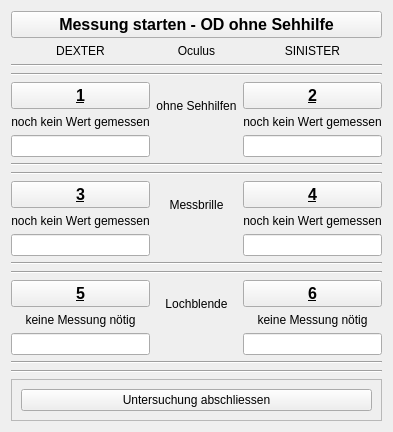
      <widget class="QWidget" name="page">
       <layout class="QGridLayout" name="gridLayout">
        <item row="24" column="0" colspan="3">
         <widget class="QFrame" name="frame_3">
          <property name="frameShape">
           <enum>QFrame::StyledPanel</enum>
          </property>
          <property name="frameShadow">
           <enum>QFrame::Raised</enum>
          </property>
          <layout class="QGridLayout" name="gridLayout_10">
           <item row="1" column="0">
            <widget class="QPushButton" name="pushButtonFinishExamination">
             <property name="sizePolicy">
              <sizepolicy hsizetype="Minimum" vsizetype="Preferred">
               <horstretch>0</horstretch>
               <verstretch>0</verstretch>
              </sizepolicy>
             </property>
             <property name="toolTip">
              <string>&lt;html&gt;&lt;head/&gt;&lt;body&gt;&lt;p&gt;&lt;span style=&quot; font-weight:600;&quot;&gt;Untersuchung fertigstellen&lt;/span&gt;&lt;/p&gt;&lt;/body&gt;&lt;/html&gt;</string>
             </property>
             <property name="text">
              <string>Untersuchung abschliessen</string>
             </property>
            </widget>
           </item>
          </layout>
         </widget>
        </item>
        <item row="8" column="0">
         <widget class="QLineEdit" name="lineEditCommentOD"/>
        </item>
        <item row="16" column="1">
         <widget class="QLabel" name="label_22">
          <property name="text">
           <string>&lt;Kommentare&gt;</string>
          </property>
          <property name="alignment">
           <set>Qt::AlignCenter</set>
          </property>
         </widget>
        </item>
        <item row="6" column="1" rowspan="2">
         <widget class="QLabel" name="label_5">
          <property name="sizePolicy">
           <sizepolicy hsizetype="Preferred" vsizetype="Preferred">
            <horstretch>0</horstretch>
            <verstretch>0</verstretch>
           </sizepolicy>
          </property>
          <property name="toolTip">
           <string>&lt;html&gt;&lt;head/&gt;&lt;body&gt;&lt;p&gt;Benutzen Sie bitte für die Messung weder Messbrille noch Lochblende!&lt;/p&gt;&lt;/body&gt;&lt;/html&gt;</string>
          </property>
          <property name="text">
           <string>ohne Sehhilfen</string>
          </property>
          <property name="alignment">
           <set>Qt::AlignCenter</set>
          </property>
         </widget>
        </item>
        <item row="21" column="2">
         <widget class="QLineEdit" name="lineEditCommentOSA"/>
        </item>
        <item row="8" column="2">
         <widget class="QLineEdit" name="lineEditCommentOS"/>
        </item>
        <item row="8" column="1">
         <widget class="QLabel" name="label_16">
          <property name="text">
           <string>&lt;Kommentare&gt;</string>
          </property>
          <property name="alignment">
           <set>Qt::AlignCenter</set>
          </property>
         </widget>
        </item>
        <item row="17" column="0" colspan="3">
         <widget class="Line" name="line">
          <property name="orientation">
           <enum>Qt::Horizontal</enum>
          </property>
         </widget>
        </item>
        <item row="12" column="0" colspan="3">
         <widget class="Line" name="line_7">
          <property name="orientation">
           <enum>Qt::Horizontal</enum>
          </property>
         </widget>
        </item>
        <item row="16" column="0">
         <widget class="QLineEdit" name="lineEditCommentODTF"/>
        </item>
        <item row="4" column="0" colspan="3">
         <widget class="Line" name="line_8">
          <property name="orientation">
           <enum>Qt::Horizontal</enum>
          </property>
         </widget>
        </item>
        <item row="14" column="1" rowspan="2">
         <widget class="QLabel" name="label_6">
          <property name="toolTip">
           <string>&lt;html&gt;&lt;head/&gt;&lt;body&gt;&lt;p&gt;Benutzen Sie bitte für die Messung eine Messbrille!&lt;/p&gt;&lt;/body&gt;&lt;/html&gt;</string>
          </property>
          <property name="text">
           <string>Messbrille</string>
          </property>
          <property name="alignment">
           <set>Qt::AlignCenter</set>
          </property>
         </widget>
        </item>
        <item row="21" column="1">
         <widget class="QLabel" name="label_24">
          <property name="text">
           <string>&lt;Kommentare&gt;</string>
          </property>
          <property name="alignment">
           <set>Qt::AlignCenter</set>
          </property>
         </widget>
        </item>
        <item row="22" column="0" colspan="3">
         <widget class="Line" name="line_6">
          <property name="orientation">
           <enum>Qt::Horizontal</enum>
          </property>
         </widget>
        </item>
        <item row="16" column="2">
         <widget class="QLineEdit" name="lineEditCommentOSTF"/>
        </item>
        <item row="7" column="2">
         <widget class="QLabel" name="labelOSVal">
          <property name="sizePolicy">
           <sizepolicy hsizetype="Preferred" vsizetype="Maximum">
            <horstretch>0</horstretch>
            <verstretch>0</verstretch>
           </sizepolicy>
          </property>
          <property name="text">
           <string>noch kein Wert gemessen</string>
          </property>
          <property name="alignment">
           <set>Qt::AlignCenter</set>
          </property>
         </widget>
        </item>
        <item row="1" column="1">
         <widget class="QLabel" name="label_21">
          <property name="sizePolicy">
           <sizepolicy hsizetype="Preferred" vsizetype="Maximum">
            <horstretch>0</horstretch>
            <verstretch>0</verstretch>
           </sizepolicy>
          </property>
          <property name="text">
           <string>Oculus</string>
          </property>
          <property name="alignment">
           <set>Qt::AlignCenter</set>
          </property>
         </widget>
        </item>
        <item row="19" column="1" rowspan="2">
         <widget class="QLabel" name="label_7">
          <property name="toolTip">
           <string>&lt;html&gt;&lt;head/&gt;&lt;body&gt;&lt;p&gt;Benutzen Sie bitte für die Messung eine Lochblende!&lt;/p&gt;&lt;/body&gt;&lt;/html&gt;</string>
          </property>
          <property name="text">
           <string>Lochblende</string>
          </property>
          <property name="alignment">
           <set>Qt::AlignCenter</set>
          </property>
         </widget>
        </item>
        <item row="23" column="0" colspan="3">
         <widget class="Line" name="line_5">
          <property name="orientation">
           <enum>Qt::Horizontal</enum>
          </property>
         </widget>
        </item>
        <item row="20" column="2">
         <widget class="QLabel" name="labelOSAVal">
          <property name="sizePolicy">
           <sizepolicy hsizetype="Preferred" vsizetype="Maximum">
            <horstretch>0</horstretch>
            <verstretch>0</verstretch>
           </sizepolicy>
          </property>
          <property name="text">
           <string>keine Messung nötig</string>
          </property>
          <property name="alignment">
           <set>Qt::AlignCenter</set>
          </property>
         </widget>
        </item>
        <item row="6" column="2">
         <widget class="QPushButton" name="pushButtonOSVisus">
          <property name="sizePolicy">
           <sizepolicy hsizetype="Minimum" vsizetype="Minimum">
            <horstretch>0</horstretch>
            <verstretch>0</verstretch>
           </sizepolicy>
          </property>
          <property name="font">
           <font>
            <pointsize>12</pointsize>
            <weight>75</weight>
            <bold>true</bold>
           </font>
          </property>
          <property name="toolTip">
           <string>&lt;html&gt;&lt;head/&gt;&lt;body&gt;&lt;p&gt;&lt;span style=&quot; font-size:9pt; font-weight:600; text-decoration: underline;&quot;&gt;Visus Test&lt;/span&gt;&lt;/p&gt;&lt;p&gt;&lt;span style=&quot; font-weight:600;&quot;&gt;Oculus&lt;/span&gt;&lt;/p&gt;&lt;p&gt;-Sinister&lt;/p&gt;&lt;p&gt;&lt;span style=&quot; font-style:italic;&quot;&gt;-linkes Auge des Probanden&lt;/span&gt;&lt;/p&gt;&lt;p&gt;&lt;span style=&quot; font-weight:600;&quot;&gt;Messbrille &lt;/span&gt;&lt;/p&gt;&lt;p&gt;-nein&lt;/p&gt;&lt;p&gt;&lt;span style=&quot; font-weight:600;&quot;&gt;Lochblende&lt;/span&gt;&lt;/p&gt;&lt;p&gt;-nein&lt;/p&gt;&lt;/body&gt;&lt;/html&gt;</string>
          </property>
          <property name="text">
           <string>&amp;2</string>
          </property>
         </widget>
        </item>
        <item row="1" column="2">
         <widget class="QLabel" name="label_4">
          <property name="sizePolicy">
           <sizepolicy hsizetype="Preferred" vsizetype="Maximum">
            <horstretch>0</horstretch>
            <verstretch>0</verstretch>
           </sizepolicy>
          </property>
          <property name="toolTip">
           <string>linkes Auge des Probanden</string>
          </property>
          <property name="text">
           <string>SINISTER</string>
          </property>
          <property name="alignment">
           <set>Qt::AlignCenter</set>
          </property>
          <property name="wordWrap">
           <bool>true</bool>
          </property>
         </widget>
        </item>
        <item row="5" column="0" colspan="3">
         <widget class="Line" name="line_4">
          <property name="orientation">
           <enum>Qt::Horizontal</enum>
          </property>
         </widget>
        </item>
        <item row="18" column="0" colspan="3">
         <widget class="Line" name="line_2">
          <property name="orientation">
           <enum>Qt::Horizontal</enum>
          </property>
         </widget>
        </item>
        <item row="13" column="0" colspan="3">
         <widget class="Line" name="line_3">
          <property name="orientation">
           <enum>Qt::Horizontal</enum>
          </property>
         </widget>
        </item>
        <item row="6" column="0">
         <widget class="QPushButton" name="pushButtonODVisus">
          <property name="sizePolicy">
           <sizepolicy hsizetype="Minimum" vsizetype="Minimum">
            <horstretch>0</horstretch>
            <verstretch>0</verstretch>
           </sizepolicy>
          </property>
          <property name="font">
           <font>
            <pointsize>12</pointsize>
            <weight>75</weight>
            <bold>true</bold>
           </font>
          </property>
          <property name="toolTip">
           <string>&lt;html&gt;&lt;head/&gt;&lt;body&gt;&lt;p&gt;&lt;span style=&quot; font-size:9pt; font-weight:600; text-decoration: underline;&quot;&gt;Visus Test&lt;/span&gt;&lt;/p&gt;&lt;p&gt;&lt;span style=&quot; font-weight:600;&quot;&gt;Oculus&lt;/span&gt;&lt;/p&gt;&lt;p&gt;-Dexter&lt;/p&gt;&lt;p&gt;&lt;span style=&quot; font-style:italic;&quot;&gt;-rechtes Auge des Probanden&lt;/span&gt;&lt;/p&gt;&lt;p&gt;&lt;span style=&quot; font-weight:600;&quot;&gt;Messbrille &lt;/span&gt;&lt;/p&gt;&lt;p&gt;-nein&lt;/p&gt;&lt;p&gt;&lt;span style=&quot; font-weight:600;&quot;&gt;Lochblende&lt;/span&gt;&lt;/p&gt;&lt;p&gt;-nein&lt;/p&gt;&lt;/body&gt;&lt;/html&gt;</string>
          </property>
          <property name="text">
           <string>&amp;1</string>
          </property>
         </widget>
        </item>
        <item row="1" column="0">
         <widget class="QLabel" name="label_3">
          <property name="sizePolicy">
           <sizepolicy hsizetype="Preferred" vsizetype="Maximum">
            <horstretch>0</horstretch>
            <verstretch>0</verstretch>
           </sizepolicy>
          </property>
          <property name="toolTip">
           <string>rechtes Auge des Probanden</string>
          </property>
          <property name="text">
           <string>DEXTER</string>
          </property>
          <property name="alignment">
           <set>Qt::AlignCenter</set>
          </property>
          <property name="wordWrap">
           <bool>true</bool>
          </property>
         </widget>
        </item>
        <item row="14" column="2">
         <widget class="QPushButton" name="pushButtonOSVisusTrialFrame">
          <property name="sizePolicy">
           <sizepolicy hsizetype="Minimum" vsizetype="Minimum">
            <horstretch>0</horstretch>
            <verstretch>0</verstretch>
           </sizepolicy>
          </property>
          <property name="font">
           <font>
            <pointsize>12</pointsize>
            <weight>75</weight>
            <bold>true</bold>
           </font>
          </property>
          <property name="toolTip">
           <string>&lt;html&gt;&lt;head/&gt;&lt;body&gt;&lt;p&gt;&lt;span style=&quot; font-size:9pt; font-weight:600; text-decoration: underline;&quot;&gt;Visus Test&lt;/span&gt;&lt;/p&gt;&lt;p&gt;&lt;span style=&quot; font-weight:600;&quot;&gt;Oculus&lt;/span&gt;&lt;/p&gt;&lt;p&gt;-Sinister&lt;/p&gt;&lt;p&gt;&lt;span style=&quot; font-style:italic;&quot;&gt;-linkes Auge des Probanden&lt;/span&gt;&lt;/p&gt;&lt;p&gt;&lt;span style=&quot; font-weight:600;&quot;&gt;Messbrille &lt;/span&gt;&lt;/p&gt;&lt;p&gt;-ja&lt;/p&gt;&lt;p&gt;&lt;span style=&quot; font-weight:600;&quot;&gt;Lochblende&lt;/span&gt;&lt;/p&gt;&lt;p&gt;-nein&lt;/p&gt;&lt;/body&gt;&lt;/html&gt;</string>
          </property>
          <property name="text">
           <string>&amp;4</string>
          </property>
         </widget>
        </item>
        <item row="19" column="2">
         <widget class="QPushButton" name="pushButtonOSVisusAperture">
          <property name="sizePolicy">
           <sizepolicy hsizetype="Minimum" vsizetype="Minimum">
            <horstretch>0</horstretch>
            <verstretch>0</verstretch>
           </sizepolicy>
          </property>
          <property name="font">
           <font>
            <pointsize>12</pointsize>
            <weight>75</weight>
            <bold>true</bold>
           </font>
          </property>
          <property name="toolTip">
           <string>&lt;html&gt;&lt;head/&gt;&lt;body&gt;&lt;p&gt;&lt;span style=&quot; font-size:9pt; font-weight:600; text-decoration: underline;&quot;&gt;Visus Test&lt;/span&gt;&lt;/p&gt;&lt;p&gt;&lt;span style=&quot; font-weight:600;&quot;&gt;Oculus&lt;/span&gt;&lt;/p&gt;&lt;p&gt;-Sinister&lt;/p&gt;&lt;p&gt;&lt;span style=&quot; font-style:italic;&quot;&gt;-linkes Auge des Probanden&lt;/span&gt;&lt;/p&gt;&lt;p&gt;&lt;span style=&quot; font-weight:600;&quot;&gt;Messbrille &lt;/span&gt;&lt;/p&gt;&lt;p&gt;-nein&lt;/p&gt;&lt;p&gt;&lt;span style=&quot; font-weight:600;&quot;&gt;Lochblende&lt;/span&gt;&lt;/p&gt;&lt;p&gt;-ja&lt;/p&gt;&lt;/body&gt;&lt;/html&gt;</string>
          </property>
          <property name="text">
           <string>&amp;6</string>
          </property>
         </widget>
        </item>
        <item row="15" column="0">
         <widget class="QLabel" name="labelODTFVal">
          <property name="sizePolicy">
           <sizepolicy hsizetype="Preferred" vsizetype="Maximum">
            <horstretch>0</horstretch>
            <verstretch>0</verstretch>
           </sizepolicy>
          </property>
          <property name="text">
           <string>noch kein Wert gemessen</string>
          </property>
          <property name="alignment">
           <set>Qt::AlignCenter</set>
          </property>
         </widget>
        </item>
        <item row="14" column="0">
         <widget class="QPushButton" name="pushButtonODVisusTrialFrame">
          <property name="sizePolicy">
           <sizepolicy hsizetype="Minimum" vsizetype="Minimum">
            <horstretch>0</horstretch>
            <verstretch>0</verstretch>
           </sizepolicy>
          </property>
          <property name="font">
           <font>
            <pointsize>12</pointsize>
            <weight>75</weight>
            <bold>true</bold>
           </font>
          </property>
          <property name="toolTip">
           <string>&lt;html&gt;&lt;head/&gt;&lt;body&gt;&lt;p&gt;&lt;span style=&quot; font-size:9pt; font-weight:600; text-decoration: underline;&quot;&gt;Visus Test&lt;/span&gt;&lt;/p&gt;&lt;p&gt;&lt;span style=&quot; font-weight:600;&quot;&gt;Oculus&lt;/span&gt;&lt;/p&gt;&lt;p&gt;-Dexter&lt;/p&gt;&lt;p&gt;&lt;span style=&quot; font-style:italic;&quot;&gt;-rechtes Auge des Probanden&lt;/span&gt;&lt;/p&gt;&lt;p&gt;&lt;span style=&quot; font-weight:600;&quot;&gt;Messbrille &lt;/span&gt;&lt;/p&gt;&lt;p&gt;-ja&lt;/p&gt;&lt;p&gt;&lt;span style=&quot; font-weight:600;&quot;&gt;Lochblende&lt;/span&gt;&lt;/p&gt;&lt;p&gt;-nein&lt;/p&gt;&lt;/body&gt;&lt;/html&gt;</string>
          </property>
          <property name="text">
           <string>&amp;3</string>
          </property>
         </widget>
        </item>
        <item row="21" column="0">
         <widget class="QLineEdit" name="lineEditCommentODA"/>
        </item>
        <item row="15" column="2">
         <widget class="QLabel" name="labelOSTFVal">
          <property name="sizePolicy">
           <sizepolicy hsizetype="Preferred" vsizetype="Maximum">
            <horstretch>0</horstretch>
            <verstretch>0</verstretch>
           </sizepolicy>
          </property>
          <property name="text">
           <string>noch kein Wert gemessen</string>
          </property>
          <property name="alignment">
           <set>Qt::AlignCenter</set>
          </property>
         </widget>
        </item>
        <item row="7" column="0">
         <widget class="QLabel" name="labelODVal">
          <property name="sizePolicy">
           <sizepolicy hsizetype="Preferred" vsizetype="Maximum">
            <horstretch>0</horstretch>
            <verstretch>0</verstretch>
           </sizepolicy>
          </property>
          <property name="text">
           <string>noch kein Wert gemessen</string>
          </property>
          <property name="alignment">
           <set>Qt::AlignCenter</set>
          </property>
         </widget>
        </item>
        <item row="19" column="0">
         <widget class="QPushButton" name="pushButtonODVisusAperture">
          <property name="sizePolicy">
           <sizepolicy hsizetype="Minimum" vsizetype="Minimum">
            <horstretch>0</horstretch>
            <verstretch>0</verstretch>
           </sizepolicy>
          </property>
          <property name="font">
           <font>
            <pointsize>12</pointsize>
            <weight>75</weight>
            <bold>true</bold>
           </font>
          </property>
          <property name="toolTip">
           <string>&lt;html&gt;&lt;head/&gt;&lt;body&gt;&lt;p&gt;&lt;span style=&quot; font-size:9pt; font-weight:600; text-decoration: underline;&quot;&gt;Visus Test&lt;/span&gt;&lt;/p&gt;&lt;p&gt;&lt;span style=&quot; font-weight:600;&quot;&gt;Oculus&lt;/span&gt;&lt;/p&gt;&lt;p&gt;-Dexter&lt;/p&gt;&lt;p&gt;&lt;span style=&quot; font-style:italic;&quot;&gt;-rechtes Auge des Probanden&lt;/span&gt;&lt;/p&gt;&lt;p&gt;&lt;span style=&quot; font-weight:600;&quot;&gt;Messbrille &lt;/span&gt;&lt;/p&gt;&lt;p&gt;-nein&lt;/p&gt;&lt;p&gt;&lt;span style=&quot; font-weight:600;&quot;&gt;Lochblende&lt;/span&gt;&lt;/p&gt;&lt;p&gt;-ja&lt;/p&gt;&lt;/body&gt;&lt;/html&gt;</string>
          </property>
          <property name="text">
           <string>&amp;5</string>
          </property>
         </widget>
        </item>
        <item row="20" column="0">
         <widget class="QLabel" name="labelODAVal">
          <property name="sizePolicy">
           <sizepolicy hsizetype="Preferred" vsizetype="Maximum">
            <horstretch>0</horstretch>
            <verstretch>0</verstretch>
           </sizepolicy>
          </property>
          <property name="text">
           <string>keine Messung nötig</string>
          </property>
          <property name="alignment">
           <set>Qt::AlignCenter</set>
          </property>
         </widget>
        </item>
        <item row="0" column="0" colspan="3">
         <widget class="QPushButton" name="pushButton">
          <property name="sizePolicy">
           <sizepolicy hsizetype="Minimum" vsizetype="MinimumExpanding">
            <horstretch>0</horstretch>
            <verstretch>0</verstretch>
           </sizepolicy>
          </property>
          <property name="font">
           <font>
            <pointsize>12</pointsize>
            <weight>75</weight>
            <bold>true</bold>
           </font>
          </property>
          <property name="text">
           <string>Messung starten - OD ohne Sehhilfe</string>
          </property>
         </widget>
        </item>
       </layout>
      </widget>
